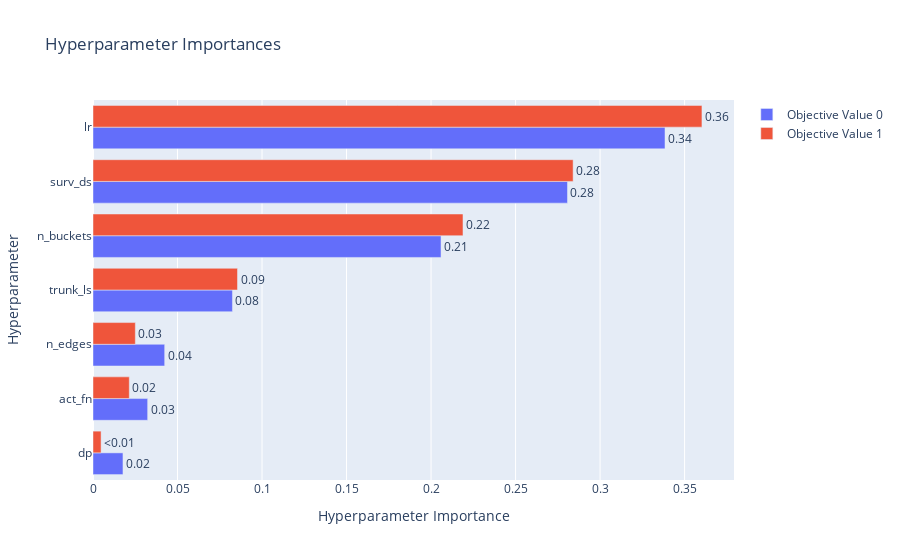
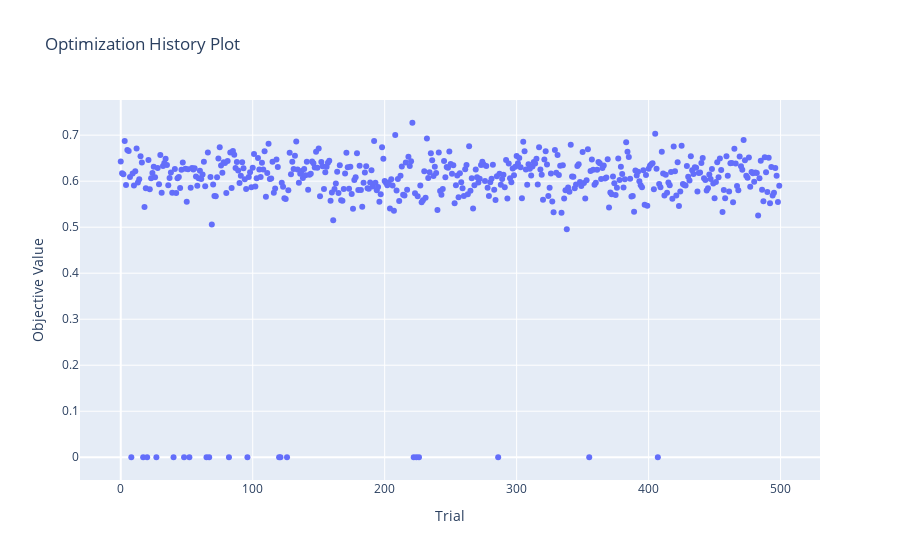

Source (notebook cell) for these figures, in order:
### Code cell
print_study_results("surv_gcn")

### Figure 1 — Plotly figure (JSON) as saved in the notebook; plotly's stock layout.template omitted (floating-point values rounded to 4 significant figures)
{"data": [{"cliponaxis": false, "hovertemplate": ["dp (CategoricalDistribution): 0.0177300453308192<extra></extra>", "act_fn (CategoricalDistribution): 0.03233799300965058<extra></extra>", "n_edges (CategoricalDistribution): 0.04240581116547879<extra></extra>", "trunk_ls (CategoricalDistribution): 0.08249860958276706<extra></extra>", "n_buckets (CategoricalDistribution): 0.2059015909451112<extra></extra>", "surv_ds (CategoricalDistribution): 0.28071600722125706<extra></extra>", "lr (CategoricalDistribution): 0.33840994274491626<extra></extra>"], "name": "Objective Value 0", "orientation": "h", "text": ["0.02", "0.03", "0.04", "0.08", "0.21", "0.28", "0.34"], "textposition": "outside", "type": "bar", "x": [0.01773, 0.03234, 0.04241, 0.0825, 0.2059, 0.2807, 0.3384], "y": ["dp", "act_fn", "n_edges", "trunk_ls", "n_buckets", "surv_ds", "lr"]}, {"cliponaxis": false, "hovertemplate": ["dp (CategoricalDistribution): 0.004781962639484776<extra></extra>", "act_fn (CategoricalDistribution): 0.021466974203635587<extra></extra>", "n_edges (CategoricalDistribution): 0.025051296784151834<extra></extra>", "trunk_ls (CategoricalDistribution): 0.08548920010677068<extra></extra>", "n_buckets (CategoricalDistribution): 0.21889178094995615<extra></extra>", "surv_ds (CategoricalDistribution): 0.284054644077356<extra></extra>", "lr (CategoricalDistribution): 0.3602641412386449<extra></extra>"], "name": "Objective Value 1", "orientation": "h", "text": ["<0.01", "0.02", "0.03", "0.09", "0.22", "0.28", "0.36"], "textposition": "outside", "type": "bar", "x": [0.004782, 0.02147, 0.02505, 0.08549, 0.2189, 0.2841, 0.3603], "y": ["dp", "act_fn", "n_edges", "trunk_ls", "n_buckets", "surv_ds", "lr"]}], "layout": {"title": {"text": "Hyperparameter Importances"}, "xaxis": {"title": {"text": "Hyperparameter Importance"}}, "yaxis": {"title": {"text": "Hyperparameter"}}}}

### Figure 2 — Plotly figure (JSON) as saved in the notebook; plotly's stock layout.template omitted (floating-point values rounded to 4 significant figures; data arrays with more than 128 entries replaced by an {"elided": "..."} marker saying what was removed)
{"data": [{"mode": "markers", "name": "Objective Value", "type": "scatter", "x": {"elided": "500 int values"}, "y": {"elided": "500 float values"}}, {"marker": {"color": "#cccccc"}, "mode": "markers", "name": "Infeasible Trial", "showlegend": false, "type": "scatter", "x": [], "y": []}], "layout": {"title": {"text": "Optimization History Plot"}, "xaxis": {"title": {"text": "Trial"}}, "yaxis": {"title": {"text": "Objective Value"}}}}
